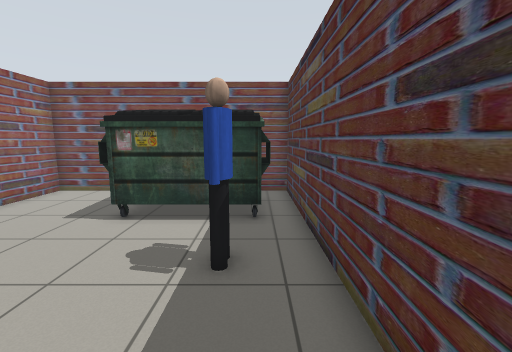
view 1 (above)

19 first-person views from a walk through a Gazebo world. The camera is 1.2 m above the floor, tilts 8° down and sees 90° across. Floor lines are 1 m apart. The floor is counted in squares, 0.5 m on a side. Each view is taken from the middle of a square. On the plan, view 1 faces up. The plan holds only what a view shows up to about 17 squares ahead; the rest is blank. Some stock models are drawn as simple stand-ins. Some surface patterns are stand-ins.

view 2
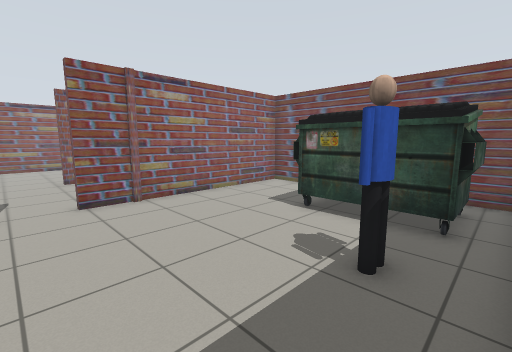

view 3
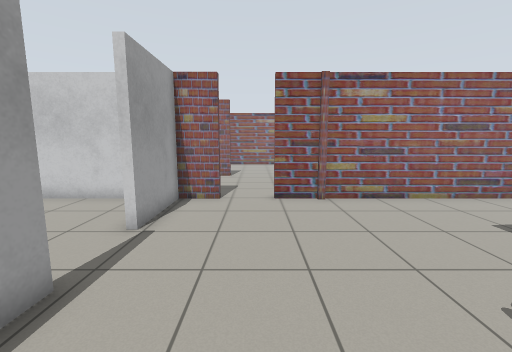

view 4
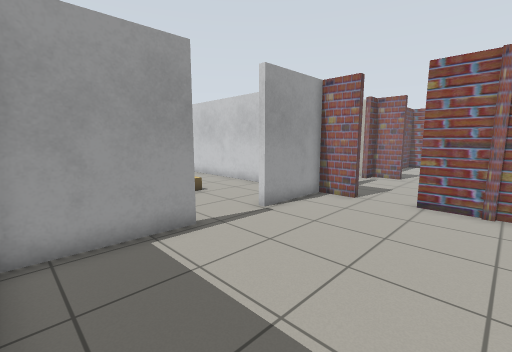

view 5
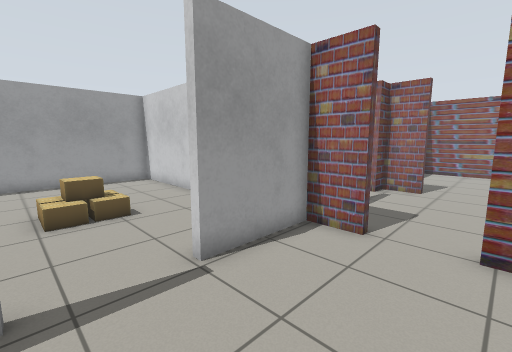

view 6
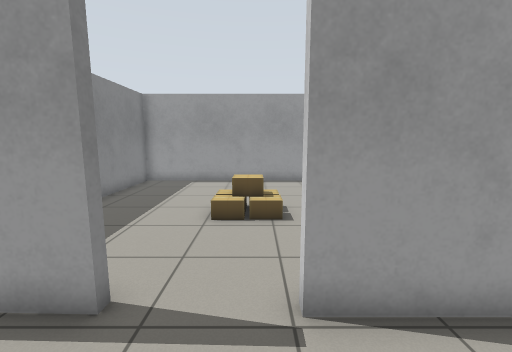

view 7
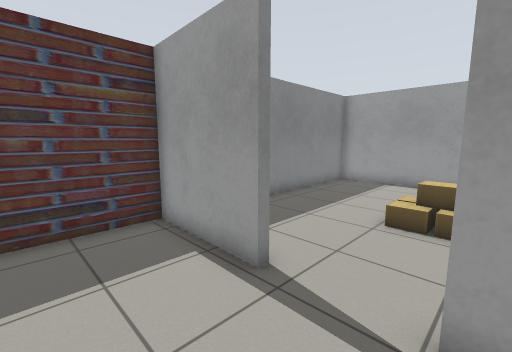

view 8
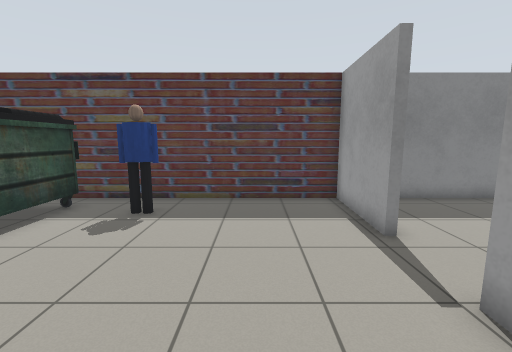

view 9
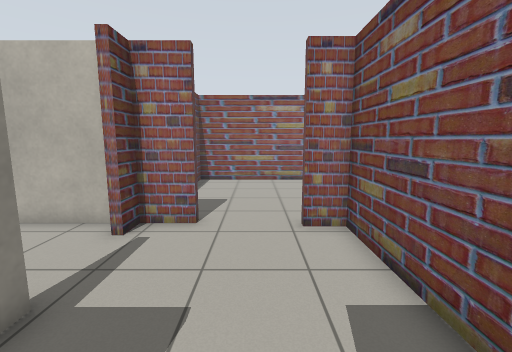

view 10
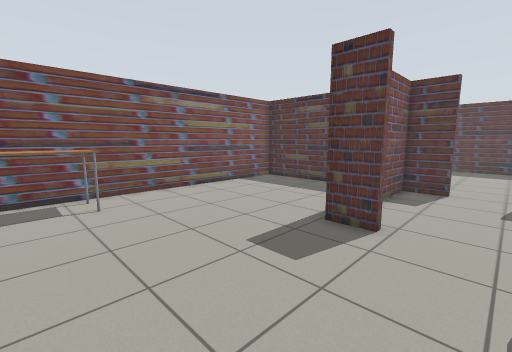

view 11
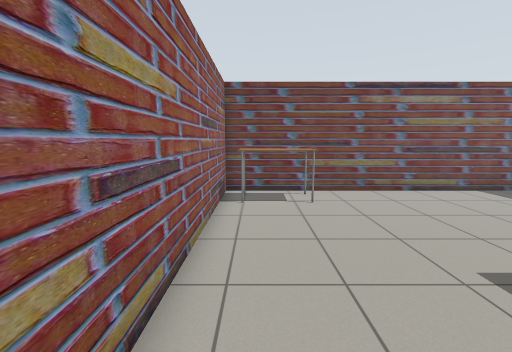

view 12
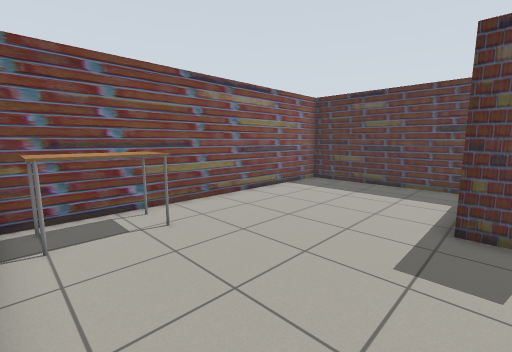

view 13
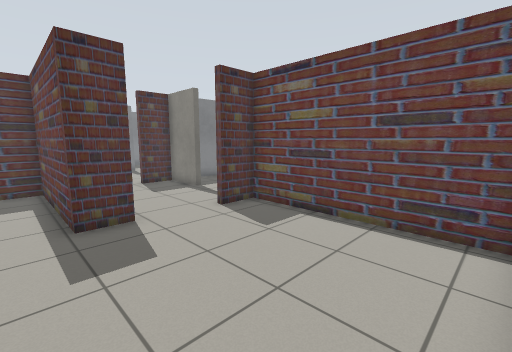

view 14
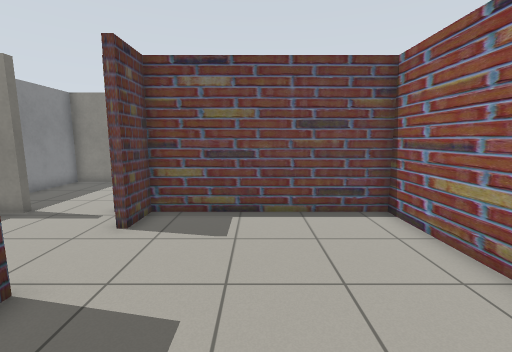

view 15
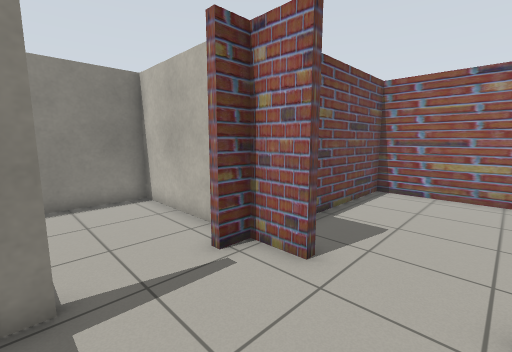

view 16
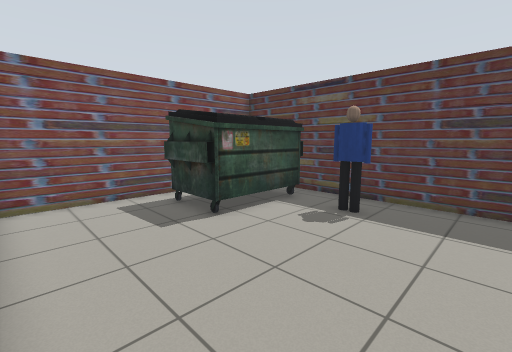

view 17
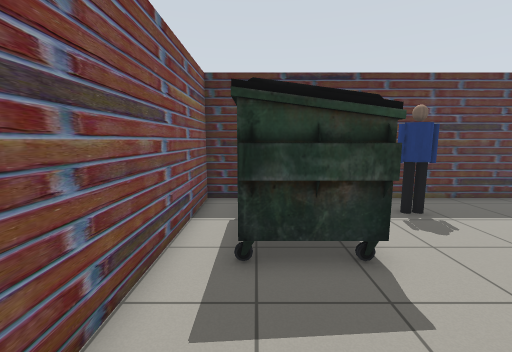

view 18
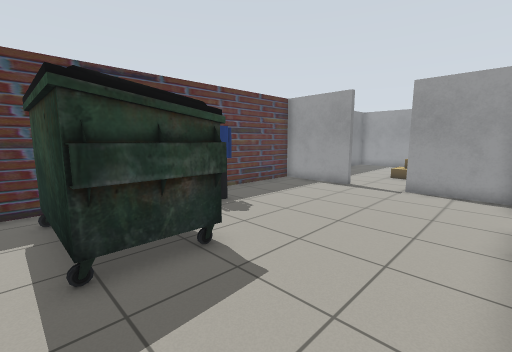

view 19
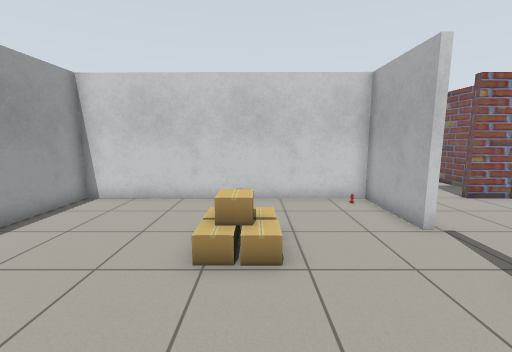

### Floor plan
Key: @ floor where view 1 was taken; # wall or solid block; . floor; U dumpster; P person; B cardboard box; T table; O other object.
Columns run from 25 left of view 1 to 2 right of it. Each row starts with its distance up from view 1.
 12 ############################
 11 #.TTT..........#...........#
 10 #.TTT..........#.....UUUUU.#
  9 #..............#.....UUUUU.#
  8 #..............#.....UUUUU.#
  7 #..............#...........#
  6 #..............#...........#
  5 #..............#........P..#
  4 #........#######........P..#
  3 #........#.....#...........#
  2 #..............#...........#
  1 #..........................#
  0 #........................@.#
 -1 #........#.....#...........#
 -2 #........#...#######...#####
 -3 ##########.....#O.......
 -4          #.....#..........
 -5          #.....#...........#
 -6          #.....#...........#
 -7          #.....#...BBB.....#
 -8          #.....#...OOB.....#
 -9          #######...........#
-10                #...........#
-11                #...........#
-12                #...........#
-13                #...........#
-14                #############

Where each view was taken, in squares from view 1:
view 1: 0 up, 0 right, facing up
view 2: 0 up, 1 right, facing up-left
view 3: 1 up, 1 right, facing left
view 4: 4 up, 1 right, facing down-left
view 5: 2 up, 3 left, facing down-left
view 6: 1 up, 5 left, facing down
view 7: 1 up, 6 left, facing down-right
view 8: 1 up, 9 left, facing right
view 9: 1 up, 9 left, facing left
view 10: 0 up, 23 left, facing up-right
view 11: 0 up, 23 left, facing up
view 12: 3 up, 24 left, facing up-right
view 13: 5 up, 24 left, facing down-right
view 14: 6 up, 20 left, facing down
view 15: 2 up, 12 left, facing down-left
view 16: 1 up, 9 left, facing up-right
view 17: 10 up, 9 left, facing right
view 18: 11 up, 9 left, facing down-right
view 19: 7 down, 1 right, facing left
